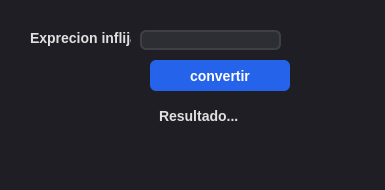
<?xml version="1.0" encoding="UTF-8"?>
<ui version="4.0">
 <class>Dialog</class>
 <widget class="QDialog" name="Dialog">
  <property name="geometry">
   <rect>
    <x>0</x>
    <y>0</y>
    <width>385</width>
    <height>190</height>
   </rect>
  </property>
  <property name="windowTitle">
   <string>Dialog</string>
  </property>
  <property name="styleSheet">
   <string notr="true">/* Estilo general de la ventana */
QDialog {
    background-color: #1e1e24;
    color: #ffffff;
    font-family: &quot;Segoe UI&quot;, Arial, sans-serif;
}

/* Estilo para las etiquetas de texto (Expresión Infija y Resultado) */
QLabel {
    color: #e0e0e0;
    font-size: 14px;
    font-weight: 500;
}

/* Estilo específico para el texto de &quot;Resultado...&quot; para resaltarlo */
/* Nota: Si le pones el objectName &quot;label_resultado&quot; en Qt Designer, aplicará este filtro */
QLabel#label_2 {
    color: #4ade80; /* Un tono verde brillante moderno para el resultado */
    font-size: 16px;
    font-weight: bold;
    margin-top: 10px;
}

/* Estilo para la caja de texto de entrada */
QLineEdit {
    background-color: #2d2d34;
    border: 2px solid #3f3f46;
    border-radius: 6px;
    color: #ffffff;
    padding: 6px 12px;
    font-size: 14px;
    selection-background-color: #2563eb;
}

QLineEdit:focus {
    border: 2px solid #3b82f6; /* Borde azul cuando estás escribiendo */
    background-color: #32323b;
}

/* Estilo para el botón de Convertir */
QPushButton {
    background-color: #2563eb; /* Azul moderno */
    color: #ffffff;
    border: none;
    border-radius: 6px;
    padding: 8px 20px;
    font-size: 14px;
    font-weight: bold;
    min-width: 100px;
}

QPushButton:hover {
    background-color: #3b82f6; /* Azul un poco más claro al pasar el mouse */
}

QPushButton:pressed {
    background-color: #1d4ed8; /* Azul más oscuro al hacer clic */
}</string>
  </property>
  <widget class="QPushButton" name="btn_convertir">
   <property name="geometry">
    <rect>
     <x>150</x>
     <y>60</y>
     <width>110</width>
     <height>31</height>
    </rect>
   </property>
   <property name="minimumSize">
    <size>
     <width>110</width>
     <height>25</height>
    </size>
   </property>
   <property name="text">
    <string>convertir</string>
   </property>
  </widget>
  <widget class="QLabel" name="lbl_inflija">
   <property name="geometry">
    <rect>
     <x>30</x>
     <y>30</y>
     <width>101</width>
     <height>16</height>
    </rect>
   </property>
   <property name="text">
    <string>Exprecion inflija </string>
   </property>
  </widget>
  <widget class="QLabel" name="lbl_resultado">
   <property name="geometry">
    <rect>
     <x>159</x>
     <y>100</y>
     <width>101</width>
     <height>31</height>
    </rect>
   </property>
   <property name="minimumSize">
    <size>
     <width>80</width>
     <height>20</height>
    </size>
   </property>
   <property name="text">
    <string>Resultado...</string>
   </property>
  </widget>
  <widget class="QLineEdit" name="txt_inflija">
   <property name="geometry">
    <rect>
     <x>140</x>
     <y>30</y>
     <width>141</width>
     <height>20</height>
    </rect>
   </property>
  </widget>
 </widget>
 <resources/>
 <connections/>
</ui>
